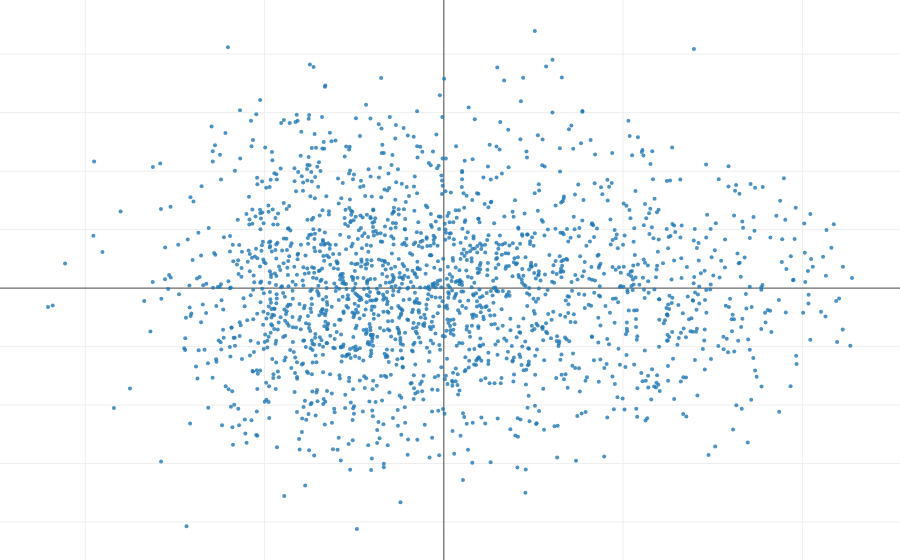

The code cell stored with this chart in its notebook:
### Code cell
#### Let's plot the first 3 coordinates nonetheless.
####
fig_data= [go.Scatter(
        x = features[:,0],
        y = features[:,1],
        mode= "markers",
        #text= ['a: {}; b: {}, L: {}; index = {}'.format(background[k,0],background[k,1],background[k,2], k) for k in range(background.shape[0])],
        marker= {
        'line': {'width': 0},
        'size': 4,
        'symbol': 'circle',
      "opacity": .8
      }
    )]


layout = go.Layout(
    margin=dict(
        l=0,
        r=0,
        b=0,
        t=0
    )
)

fig = go.Figure(data=fig_data, layout=layout)
iplot(fig)

### Figure 1 — Plotly figure (JSON) as saved in the notebook; plotly's stock layout.template omitted (floating-point values rounded to 4 significant figures; data arrays with more than 128 entries replaced by an {"elided": "..."} marker saying what was removed)
{"data": [{"marker": {"line": {"width": 0}, "opacity": 0.8, "size": 4, "symbol": "circle"}, "mode": "markers", "text": {"elided": "2000 str values"}, "type": "scatter", "uid": "2f23543c-868f-4cdf-a2f7-1687bc7c632e", "x": {"elided": "2000 float values"}, "y": {"elided": "2000 float values"}}], "layout": {"margin": {"b": 0, "l": 0, "r": 0, "t": 0}}}
